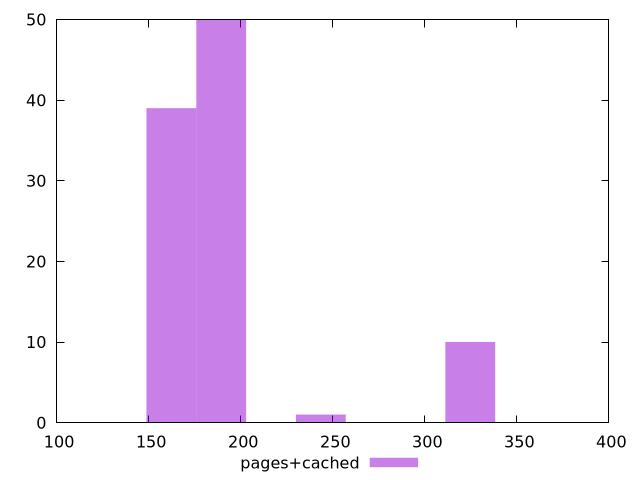

gnuplot code for this plot:
$_pagesCached <<EOF
243.52589970699336 1
189.40903310543928 50
162.35059980466224 39
324.7011996093245 10
EOF
set key outside below
set terminal pngcairo
set output "report_00005_2020-11-02T22-26-11.212Z/uses-http2/pages+cached//raw_hist.png"
set yrange [0:50]
set boxwidth 27.05843330077704
set style fill transparent solid 0.5 noborder
plot $_pagesCached title "pages+cached" with boxes ,
